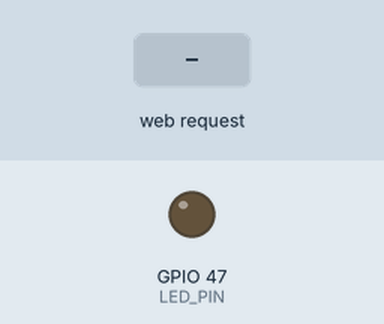
Recording of a program running on a simulated ESP32-S3. Parts: output pins drawn as LEDs (lit = HIGH). Inputs (shaded band) come from the test bench. WiFi joins after 1.5 s; servers stay silent unless stated; the camera gives no picture; not simulated (calls return 0 or success): secrets.h; what the program prints to the serial monitor is not drawn.

Above: at 3.0 s.
3.1 s: HTTP request GET /capture received
At 3.25 s:
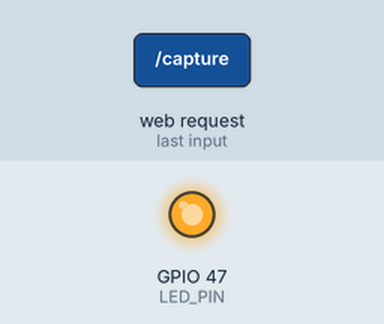
Timing chart, 0 to 6.1 s (numbered marks = the images above; inputs shaded):
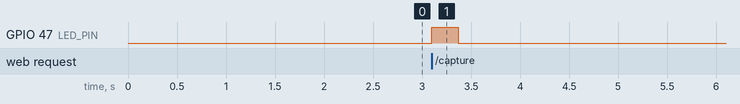

The program:

main.cpp
```cpp
#include <Arduino.h>
#include <WiFi.h>
#include <WebServer.h>
#include "esp_camera.h"
#include "secrets.h"

const char* SSID = ssid;
const char* PASS = pass;
#define LED_PIN 47

WebServer server(80);

void initCamera() {
    camera_config_t config = {};
    config.ledc_channel = LEDC_CHANNEL_0;
    config.ledc_timer   = LEDC_TIMER_0;
    config.pin_d0 = 11; config.pin_d1 = 9;  config.pin_d2 = 8;  config.pin_d3 = 10;
    config.pin_d4 = 12; config.pin_d5 = 18; config.pin_d6 = 17; config.pin_d7 = 16;
    config.pin_xclk = 15; config.pin_pclk = 13;
    config.pin_vsync = 6; config.pin_href = 7;
    config.pin_sccb_sda = 4; config.pin_sccb_scl = 5;
    config.pin_pwdn = -1; config.pin_reset = -1;
    config.xclk_freq_hz = 20000000;
    config.pixel_format = PIXFORMAT_JPEG;
    config.frame_size   = FRAMESIZE_QVGA; // 320x240
    config.jpeg_quality = 10;
    config.fb_count     = 2;
    config.fb_location  = CAMERA_FB_IN_PSRAM;
    config.grab_mode    = CAMERA_GRAB_LATEST;

    if (esp_camera_init(&config) != ESP_OK) {
        Serial.println("Camera init failed!");
        while (1) delay(1000);
    }
}

void handleCapture() {
    digitalWrite(LED_PIN, HIGH);
    delay(150);
    // Bỏ 1 frame cũ trong buffer để lấy đúng ảnh có bật LED
    camera_fb_t* fb = esp_camera_fb_get();
    if (fb) esp_camera_fb_return(fb);
    fb = esp_camera_fb_get();
    digitalWrite(LED_PIN, LOW);

    if (!fb) {
        server.send(500, "text/plain", "Capture Failed");
        return;
    }
    server.sendHeader("Content-Disposition", "inline; filename=cap.jpg");
    server.send_P(200, "image/jpeg", (const char*)fb->buf, fb->len);
    esp_camera_fb_return(fb);
}

void setup() {
    Serial.begin(115200);
    pinMode(LED_PIN, OUTPUT);
    digitalWrite(LED_PIN, LOW);
    initCamera();

    WiFi.begin(SSID, PASS);
    while (WiFi.status() != WL_CONNECTED) delay(300);
    Serial.print("Capture URL: http://");
    Serial.print(WiFi.localIP());
    Serial.println("/capture");

    server.on("/capture", handleCapture);
    server.begin();
}

void loop() { server.handleClient(); }
```

Measured:
- after the input at 3.1 s, GPIO 47 (LED_PIN): LOW → HIGH at once, → LOW 0.27 s later
